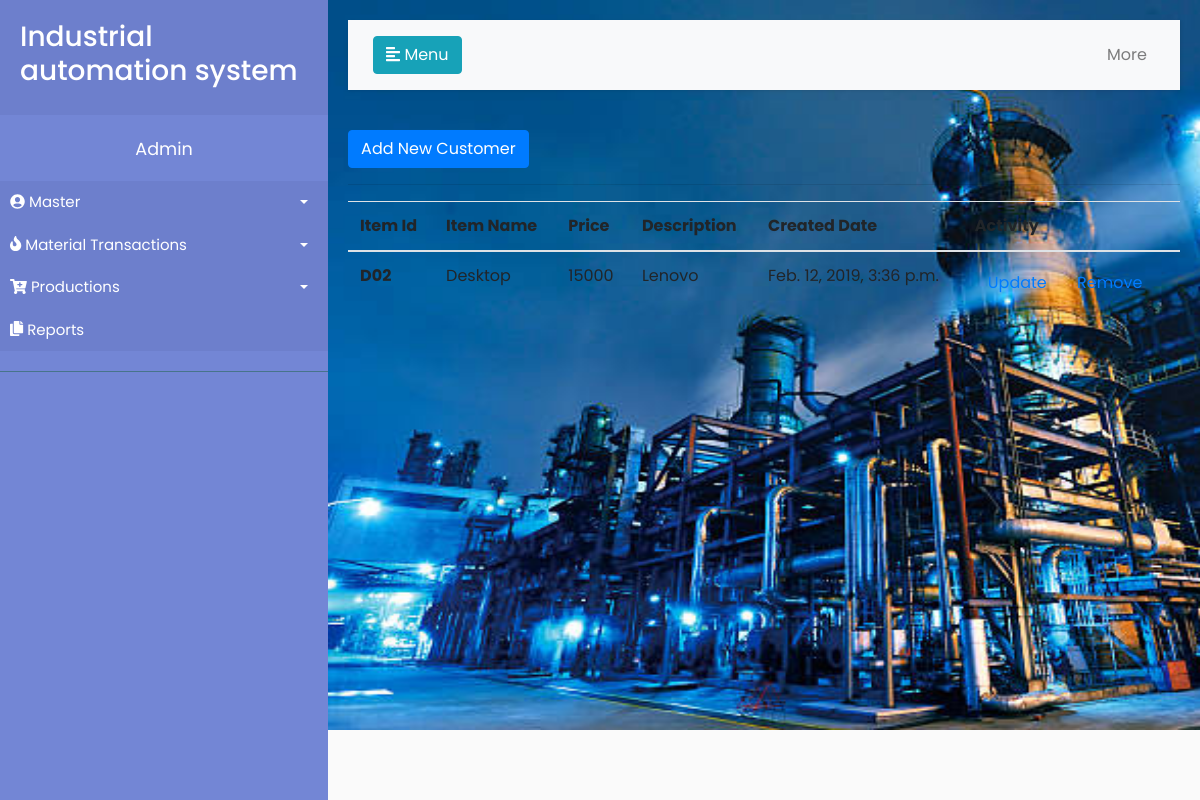
The page /item/ (signed in) on the database its author committed.
### master/models.py (models this page shows, shortened)
class Item(models.Model):
	item_code = models.CharField(max_length=10)
	item_name = models.CharField(max_length=50)
	price = models.PositiveIntegerField()
	description = models.TextField()
	created_date = models.DateTimeField(default=timezone.now)

### master/views.py (the view)
# urls.py: path('item/',views.item, name='item'),
@login_required
def item(request):
	item= Item.objects.all()
	return render(request, 'master/item.html', {'item': item})

### master/templates/master/item.html
{% extends 'base.html' %}
{% block content %}
<a class="btn btn-primary" href="{% url 'newitem' %}" role="button">Add New Customer</a> <hr/>
<table class="table">
  <thead>
    <tr>
      <th scope="col">Item Id</th>
      <th scope="col">Item Name</th>
      <th scope="col">Price</th>
      <th scope="col">Description</th>
      <th scope="col"> Created Date </th>
      <th scope="col"> Activity </th>
    </tr>
  </thead>
  <tbody>
{% for detail in item %}
    <tr>
      <th scope="row"> {{ detail.item_code }}</th>
      <td>{{ detail.item_name }}</td>
      <td>{{ detail.price}}</td>
      <td>{{ detail.description }}</td>
      <td>{{ detail.created_date }}</td>
      <td><a class="btn btn-link" href="{% url 'edititem' detail.id %}"> Update </a>
      <a class="btn btn-link confirm-delete" href="{% url 'deleteitem' pk=detail.pk %}"> Remove </a>  </td>
    </tr>
    {% endfor %}
  </tbody>
</table>
{% endblock %}

### master/static/css/style.css (style rules this page uses)
body { font-family: 'Poppins', sans-serif; background: #fafafa; }
a, a:hover, a:focus { color: inherit; text-decoration: none; transition: all 0.3s; }

### rows shown on the page
Item: item_code "D02", item_name "Desktop", price "15000", description "Lenovo", created_date "Feb. 12, 2019, 3:36 p.m."
